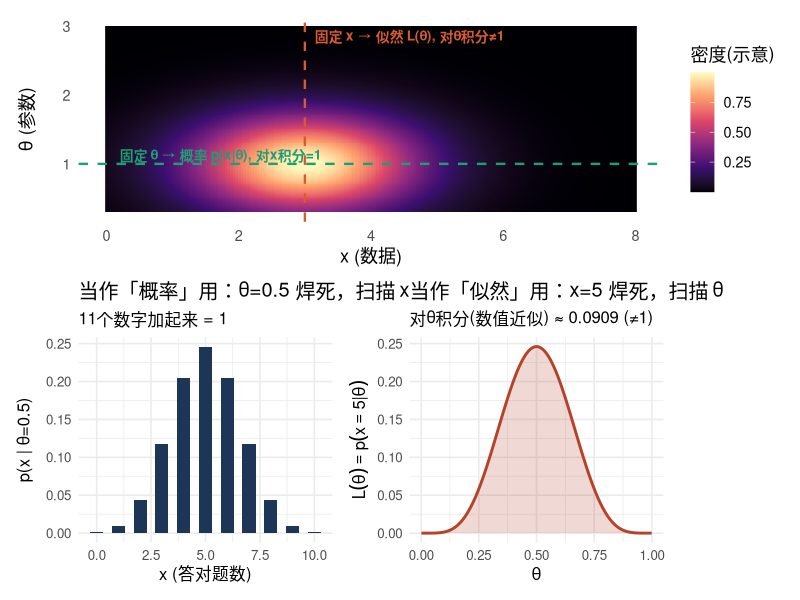
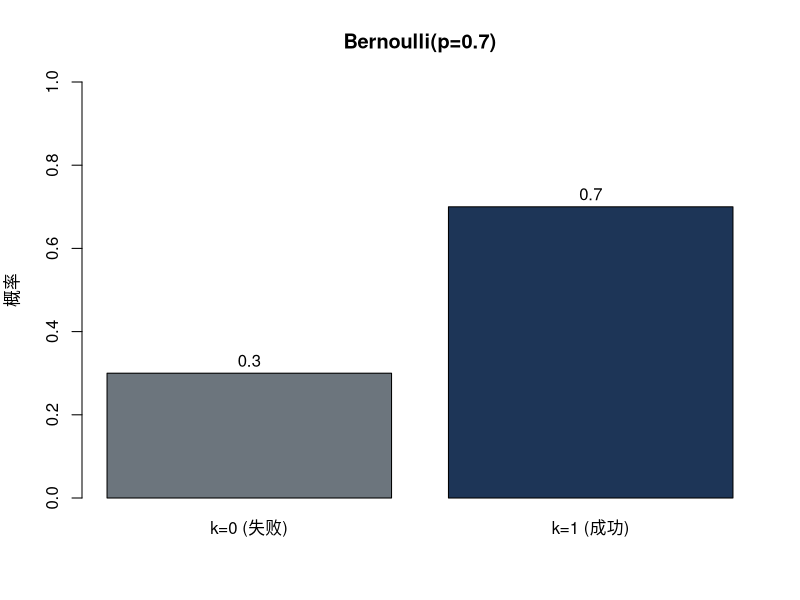
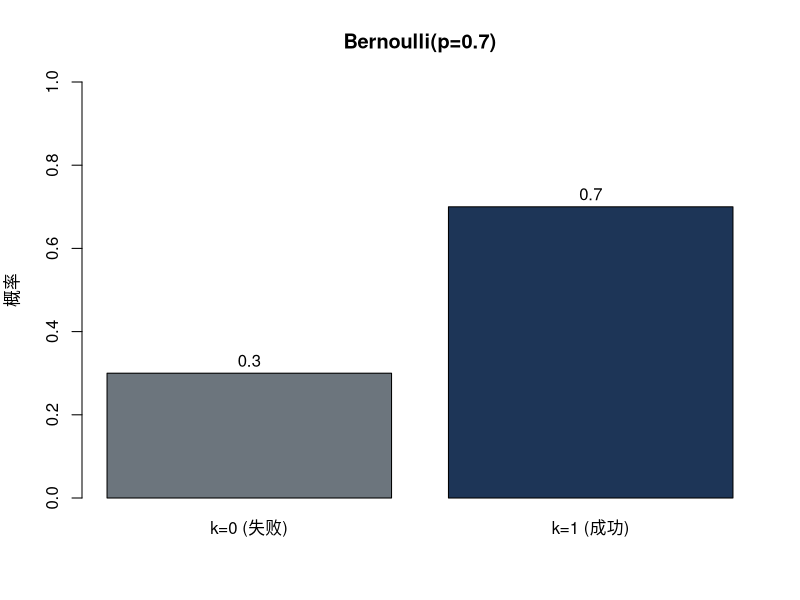
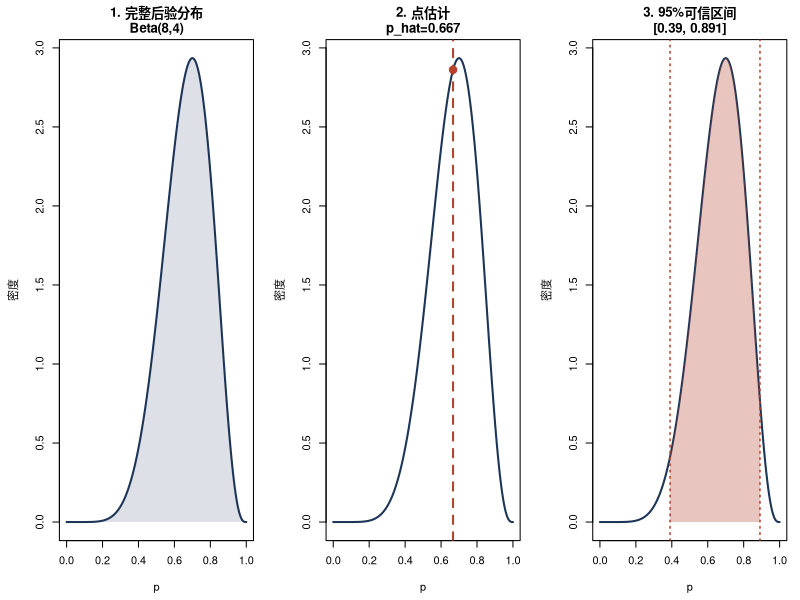
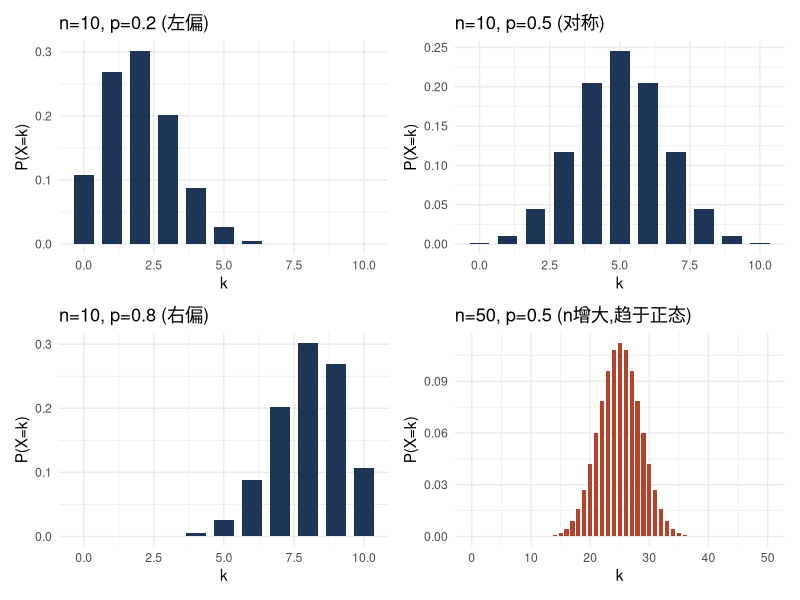
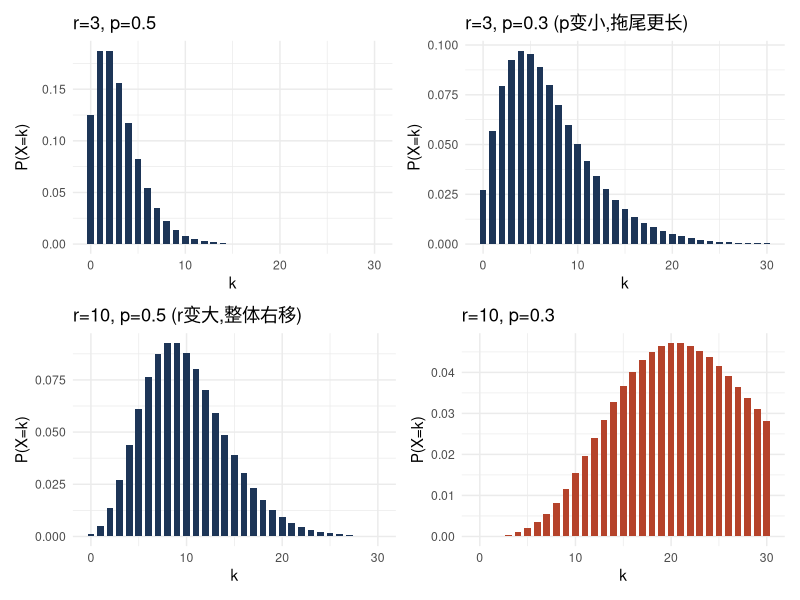
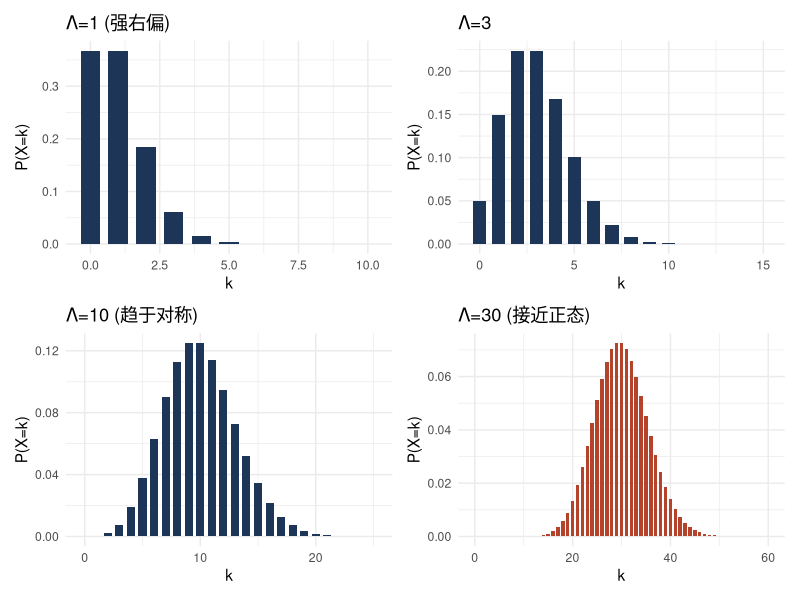
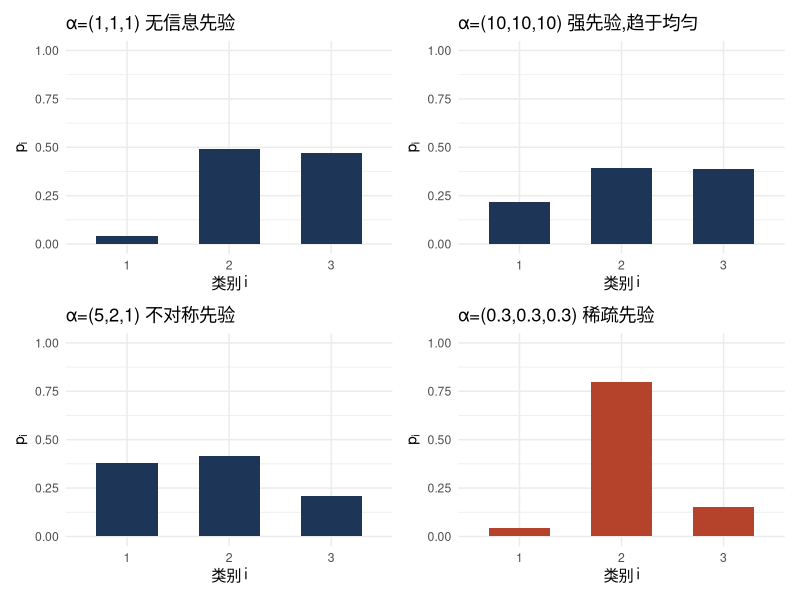

Write the R code that produced these figures, in order.
## ---- chunk 1
#| label: fig-prob-vs-likelihood
#| fig-cap: "同一个函数 p(x|θ) 的两种使用姿势：固定θ扫描x(概率,加起来=1) vs 固定x扫描θ(似然,积分≠1)"
#| fig-alt: "左右两图对比,左图是theta固定为0.5时x从0到10的概率条形图,11个值之和为1;右图是x固定为5时theta从0到1的似然曲线,曲线下面积不等于1"
#| fig-width: 10
#| fig-height: 5
library(ggplot2)
library(patchwork)

# 左图: 当作"概率"用 —— θ焊死=0.5, x从0扫到10
x_vals <- 0:10
prob_df <- data.frame(x = x_vals, prob = dbinom(x_vals, size = 10, prob = 0.5))

p1 <- ggplot(prob_df, aes(x = x, y = prob)) +
  geom_col(fill = "#1D3557", width = 0.6) +
  labs(title = "当作「概率」用：θ=0.5 焊死，扫描 x",
       subtitle = paste0("11个数字加起来 = ", round(sum(prob_df$prob), 4)),
       x = "x (答对题数)", y = "p(x | θ=0.5)") +
  theme_minimal(base_size = 12)

# 右图: 当作"似然"用 —— x焊死=5, θ从0连续扫到1
theta_vals <- seq(0.001, 0.999, length.out = 300)
lik_df <- data.frame(theta = theta_vals, lik = dbinom(5, size = 10, prob = theta_vals))
integral_approx <- sum(lik_df$lik) * diff(theta_vals)[1]

p2 <- ggplot(lik_df, aes(x = theta, y = lik)) +
  geom_line(color = "#B5432B", linewidth = 1) +
  geom_area(fill = "#B5432B", alpha = 0.2) +
  labs(title = "当作「似然」用：x=5 焊死，扫描 θ",
       subtitle = paste0("对θ积分(数值近似) ≈ ", round(integral_approx, 4), " (≠1)"),
       x = expression(theta), y = expression(L(theta)==p(x==5*"|"*theta))) +
  theme_minimal(base_size = 12)

# ---- 二维密度曲面(示意用): 直接构造一个中心在(x0, theta0)的高斯隆起 ----
# 不再用 dnorm(x|theta) 这种真实条件密度族(峰值锁定在mean=0处对不上交点),
# 改用一个纯粹用来示意的二维高斯凸起, 峰值精确落在十字线交点

x0     <- 3.0
theta0 <- 1.0

grid <- expand.grid(
  x     = seq(0, 8, length.out = 200),
  theta = seq(0.3, 3, length.out = 200)
)
grid$z <- exp(-((grid$x - x0)^2 / (2 * 1.2^2) +
                (grid$theta - theta0)^2 / (2 * 0.5^2)))

p3 <- ggplot(grid, aes(x = x, y = theta, fill = z)) +
  geom_raster() +
  scale_fill_viridis_c(option = "magma", name = "密度(示意)") +
  geom_hline(yintercept = theta0, linetype = "dashed",
             color = "#1D9E75", linewidth = 0.8) +
  geom_vline(xintercept = x0, linetype = "dashed",
             color = "#D85A30", linewidth = 0.8) +
  annotate("text", x = 0.2, y = theta0 + 0.12, hjust = 0,
           label = "固定 θ → 概率 p(x|θ), 对x积分=1",
           color = "#1D9E75", fontface = "bold", size = 3.5) +
  annotate("text", x = x0 + 0.15, y = 2.85, hjust = 0,
           label = "固定 x → 似然 L(θ), 对θ积分≠1",
           color = "#D85A30", fontface = "bold", size = 3.5) +
  labs(x = "x (数据)", y = expression(theta ~ "(参数)")) +
  theme_minimal(base_size = 13) +
  theme(panel.grid = element_blank())


p3 / (p1 | p2)
## ---- chunk 2
p1=dbinom(5,10,1/2)*.1 
p2=dbinom(5,10,1/4)*.9 
(post=p1/(p1+p2) )
## ---- chunk 3
#| label: fig-bernoulli
#| fig-cap: "Bernoulli(p=0.7) 分布：只有两个取值，k=0 和 k=1"
#| fig-alt: "柱状图,显示Bernoulli分布在p=0.7时的两根柱子,k=0高度0.3,k=1高度0.7"

p <- 0.7
x <- c(0, 1)
probs <- dbinom(x, size = 1, prob = p)  # Bernoulli 就是 size=1 的二项分布

barplot(probs, names.arg = c("k=0 (失败)", "k=1 (成功)"),
        col = c("#6C757D", "#1D3557"),
        ylim = c(0, 1),
        main = paste0("Bernoulli(p=", p, ")"),
        ylab = "概率")
text(x = c(0.7, 1.9), y = probs + 0.03, labels = round(probs, 2))
## ---- chunk 4
p <- 0.7
x <- c(0, 1)
probs <- dbinom(x, size = 1, prob = p)  # Bernoulli 就是 size=1 的二项分布

barplot(probs, names.arg = c("k=0 (失败)", "k=1 (成功)"),
        col = c("#6C757D", "#1D3557"),
        ylim = c(0, 1),
        main = paste0("Bernoulli(p=", p, ")"),
        ylab = "概率")
text(x = c(0.7, 1.9), y = probs + 0.03, labels = round(probs, 2))
## ---- chunk 5
#| label: fig-posterior-three-uses
#| fig-cap: "拿到后验超参数 Beta(8,4) 之后的三种典型用法：完整分布、点估计、可信区间"
#| fig-alt: "三宫格图,依次展示Beta(8,4)后验分布的完整密度曲线、标注点估计位置的曲线、以及标注95%可信区间阴影范围的曲线"
#| fig-width: 10
#| fig-height: 4

alpha_post <- 8; beta_post <- 4
x <- seq(0, 1, length.out = 300)

par(mfrow = c(1, 3), mar = c(4.5, 4.5, 3, 1))

# 1. 完整后验分布
plot(x, dbeta(x, alpha_post, beta_post), type = "l", lwd = 2, col = "#1D3557",
     main = "1. 完整后验分布\nBeta(8,4)", xlab = "p", ylab = "密度")
polygon(c(x, rev(x)), c(dbeta(x, alpha_post, beta_post), rep(0, length(x))),
        col = adjustcolor("#1D3557", 0.15), border = NA)

# 2. 点估计(后验均值)
p_hat <- alpha_post / (alpha_post + beta_post)
plot(x, dbeta(x, alpha_post, beta_post), type = "l", lwd = 2, col = "#1D3557",
     main = paste0("2. 点估计\np_hat=", round(p_hat, 3)), xlab = "p", ylab = "密度")
abline(v = p_hat, col = "#B5432B", lwd = 2, lty = 2)
points(p_hat, dbeta(p_hat, alpha_post, beta_post), col = "#B5432B", pch = 19, cex = 1.5)

# 3. 95%可信区间
ci <- qbeta(c(0.025, 0.975), alpha_post, beta_post)
plot(x, dbeta(x, alpha_post, beta_post), type = "l", lwd = 2, col = "#1D3557",
     main = paste0("3. 95%可信区间\n[", round(ci[1], 3), ", ", round(ci[2], 3), "]"),
     xlab = "p", ylab = "密度")
x_ci <- x[x >= ci[1] & x <= ci[2]]
polygon(c(x_ci, rev(x_ci)), c(dbeta(x_ci, alpha_post, beta_post), rep(0, length(x_ci))),
        col = adjustcolor("#B5432B", 0.3), border = NA)
abline(v = ci, col = "#B5432B", lwd = 1.5, lty = 3)
## ---- chunk 6
#| label: fig-binomial-shapes
#| fig-cap: "二项分布的四种代表性形状：n、p 不同,分布的偏态和集中程度也不同"
#| fig-alt: "四宫格图,分别展示n=10不同p值下的左偏/对称/右偏分布,以及n=50时分布趋近正态的效果"
#| fig-width: 9
#| fig-height: 7

library(ggplot2)
library(patchwork)

make_binom_plot <- function(n, p, title) {
  df <- data.frame(x = 0:n, prob = dbinom(0:n, n, p))
  ggplot(df, aes(x = x, y = prob)) +
    geom_col(fill = "#1D3557", width = 0.7) +
    labs(title = title, x = "k", y = "P(X=k)") +
    theme_minimal(base_size = 11)
}

p1 <- make_binom_plot(10, 0.2, "n=10, p=0.2 (左偏)")
p2 <- make_binom_plot(10, 0.5, "n=10, p=0.5 (对称)")
p3 <- make_binom_plot(10, 0.8, "n=10, p=0.8 (右偏)")
p4 <- make_binom_plot(50, 0.5, "n=50, p=0.5 (n增大,趋于正态)") +
  geom_col(fill = "#B5432B", width = 0.7)

(p1 | p2) / (p3 | p4)   # patchwork 的排版语法: | 左右拼, / 上下拼
## ---- chunk 7
#| label: fig-negbinom-shapes
#| fig-cap: "负二项分布的形状随 r 和 p 变化"
#| fig-alt: "四宫格图,展示不同r、p组合下负二项分布的形状差异"
#| fig-width: 9
#| fig-height: 7

library(ggplot2)
library(patchwork)

make_negbinom_plot <- function(r, p, title, kmax = 30) {
  df <- data.frame(x = 0:kmax, prob = dnbinom(0:kmax, size = r, prob = p))
  ggplot(df, aes(x = x, y = prob)) +
    geom_col(fill = "#1D3557", width = 0.7) +
    labs(title = title, x = "k", y = "P(X=k)") +
    theme_minimal(base_size = 11)
}

p1 <- make_negbinom_plot(3, 0.5, "r=3, p=0.5")
p2 <- make_negbinom_plot(3, 0.3, "r=3, p=0.3 (p变小,拖尾更长)")
p3 <- make_negbinom_plot(10, 0.5, "r=10, p=0.5 (r变大,整体右移)")
p4 <- make_negbinom_plot(10, 0.3, "r=10, p=0.3") +
  geom_col(fill = "#B5432B", width = 0.7)

(p1 | p2) / (p3 | p4)
## ---- chunk 8
#| label: fig-poisson-shapes
#| fig-cap: "Poisson 分布的形状随 Λ 变化：Λ 越大,分布越向右移、越接近对称"
#| fig-alt: "四宫格图,展示不同Lambda值下Poisson分布从右偏到近似对称的形状变化"
#| fig-width: 9
#| fig-height: 7

library(ggplot2)
library(patchwork)

make_pois_plot <- function(lambda, title, kmax) {
  df <- data.frame(x = 0:kmax, prob = dpois(0:kmax, lambda = lambda))
  ggplot(df, aes(x = x, y = prob)) +
    geom_col(fill = "#1D3557", width = 0.7) +
    labs(title = title, x = "k", y = "P(X=k)") +
    theme_minimal(base_size = 11)
}

p1 <- make_pois_plot(1, "Λ=1 (强右偏)", kmax = 10)
p2 <- make_pois_plot(3, "Λ=3", kmax = 15)
p3 <- make_pois_plot(10, "Λ=10 (趋于对称)", kmax = 25)
p4 <- make_pois_plot(30, "Λ=30 (接近正态)", kmax = 60) +
  geom_col(fill = "#B5432B", width = 0.7)

(p1 | p2) / (p3 | p4)
## ---- chunk 9
#| label: fig-dirichlet-samples
#| fig-cap: "Dirichlet(α) 先验的抽样示例：α 的大小和相对比例,决定了类别概率p的分布形态"
#| fig-alt: "四宫格图,展示不同alpha参数下从Dirichlet分布抽样得到的类别概率条形图"
#| fig-width: 9
#| fig-height: 7

library(ggplot2)
library(patchwork)

# base R 没有内置 rdirichlet，用 rgamma 手写（标准做法，不依赖额外包）
rdirichlet_manual <- function(n, alpha) {
  k <- length(alpha)
  samples <- matrix(rgamma(n * k, shape = alpha, rate = 1), ncol = k, byrow = TRUE)
  samples / rowSums(samples)
}

make_dirichlet_plot <- function(alpha, title, seed = 1) {
  set.seed(seed)
  p <- rdirichlet_manual(1, alpha)
  df <- data.frame(category = factor(seq_along(alpha)), prob = as.vector(p))
  ggplot(df, aes(x = category, y = prob)) +
    geom_col(fill = "#1D3557", width = 0.6) +
    ylim(0, 1) +
    labs(title = title, x = "类别 i", y = expression(p[i])) +
    theme_minimal(base_size = 11)
}

p1 <- make_dirichlet_plot(c(1,1,1), "α=(1,1,1) 无信息先验")
p2 <- make_dirichlet_plot(c(10,10,10), "α=(10,10,10) 强先验,趋于均匀")
p3 <- make_dirichlet_plot(c(5,2,1), "α=(5,2,1) 不对称先验")
p4 <- make_dirichlet_plot(c(0.3,0.3,0.3), "α=(0.3,0.3,0.3) 稀疏先验") +
  geom_col(fill = "#B5432B", width = 0.6)

(p1 | p2) / (p3 | p4)
## ---- chunk 10
#| label: fig-multinomial-samples
#| fig-cap: "多项分布抽样示例：固定 n,不同 p 组合下各类别的实际计数"
#| fig-alt: "四宫格图,展示相同试验次数n下不同概率向量p产生的各类别计数条形图"
#| fig-width: 9
#| fig-height: 7

library(ggplot2)
library(patchwork)

make_multi_plot <- function(n, p, title, seed = 1) {
  set.seed(seed)
  x <- as.vector(rmultinom(1, size = n, prob = p))
  df <- data.frame(category = factor(seq_along(p)), count = x)
  ggplot(df, aes(x = category, y = count)) +
    geom_col(fill = "#1D3557", width = 0.6) +
    labs(title = title, x = "类别 i", y = expression(x[i])) +
    theme_minimal(base_size = 11)
}

p1 <- make_multi_plot(100, c(1/3,1/3,1/3), "n=100, p均匀(1/3,1/3,1/3)")
p2 <- make_multi_plot(100, c(0.6,0.3,0.1), "n=100, p不均匀(0.6,0.3,0.1)")
p3 <- make_multi_plot(20,  c(1/3,1/3,1/3), "n=20 (样本量小,波动更大)")
p4 <- make_multi_plot(100, c(0.6,0.3,0.1), "n=100, 换个随机种子(抽样波动)", seed = 7) +
  geom_col(fill = "#B5432B", width = 0.6)

(p1 | p2) / (p3 | p4)

## ---- chunk 11
#| label: fig-hypergeom-vs-binom
#| fig-cap: "超几何分布 vs 二项分布：当 N 远大于 n 时(不放回抽样接近有放回抽样),两者趋于一致"
#| fig-alt: "四宫格图,对比超几何分布和二项分布在总体规模N不同时的形状差异,展示N增大时两者趋同的效果"
#| fig-width: 9
#| fig-height: 7

library(ggplot2)
library(patchwork)

# 注意 R 的 dhyper(x, m, n, k) 参数名和书中记号不同:
#   m = K (总体中具有特征的个数), n = N-K (不具有特征的个数), k = 抽取次数(书中的n)
make_compare_plot <- function(N, K, ndraw, title) {
  x <- 0:ndraw
  df <- data.frame(
    x = rep(x, 2),
    prob = c(dhyper(x, m = K, n = N - K, k = ndraw),
             dbinom(x, size = ndraw, prob = K / N)),
    分布 = rep(c("超几何(不放回)", "二项(有放回近似)"), each = length(x))
  )
  ggplot(df, aes(x = x, y = prob, fill = 分布)) +
    geom_col(position = "dodge", width = 0.7) +
    scale_fill_manual(values = c("#1D3557", "#B5432B")) +
    labs(title = title, x = "k", y = "P(X=k)") +
    theme_minimal(base_size = 10) +
    theme(legend.position = "bottom")
}

p1 <- make_compare_plot(N = 20,  K = 7, ndraw = 5, "N=20 (总体小,两者差异明显)")
p2 <- make_compare_plot(N = 50,  K = 17.5, ndraw = 5, "N=50")
p3 <- make_compare_plot(N = 200, K = 70, ndraw = 5, "N=200")
p4 <- make_compare_plot(N = 2000, K = 700, ndraw = 5, "N=2000 (N远大于n,两者几乎重合)")

(p1 | p2) / (p3 | p4)
## ---- chunk 12
#| label: fig-geometric-shapes
#| fig-cap: "几何分布的形状随 p 变化：p 越小,需要等待的试验次数越长、拖尾越长"
#| fig-alt: "四宫格图,展示不同成功概率p下几何分布从快速衰减到长尾拖延的形状变化"
#| fig-width: 9
#| fig-height: 7

library(ggplot2)
library(patchwork)

# 注意: R的dgeom(x,prob)中x是"失败次数"(0,1,2,...)
# 书中的k是"总试验次数"(1,2,3,...), 换算关系: 书中k = R的x + 1
make_geom_plot <- function(p, title, kmax) {
  k <- 1:kmax                      # 书中的 k(总试验次数)
  probs <- dgeom(k - 1, prob = p)  # 转换成 R 的 x = k - 1(失败次数)再调用
  df <- data.frame(k = k, prob = probs)
  ggplot(df, aes(x = k, y = prob)) +
    geom_col(fill = "#1D3557", width = 0.7) +
    labs(title = title, x = "k (总试验次数)", y = "P(K=k)") +
    theme_minimal(base_size = 11)
}

p1 <- make_geom_plot(0.7, "p=0.7 (成功率高,很快结束)", kmax = 10)
p2 <- make_geom_plot(0.5, "p=0.5", kmax = 15)
p3 <- make_geom_plot(0.3, "p=0.3", kmax = 20)
p4 <- make_geom_plot(0.1, "p=0.1 (成功率低,长尾拖延)", kmax = 40) +
  geom_col(fill = "#B5432B", width = 0.7)

(p1 | p2) / (p3 | p4)
## ---- chunk 13
#| label: fig-normal-normal-update
#| fig-cap: "正态-正态共轭更新(情况a):方差已知,随n增大,后验分布如何从先验逐步收缩、逼近真实均值"
#| fig-alt: "四宫格图,展示样本量n从0到50时,均值mu的后验分布逐渐变窄并向真实值靠拢的过程"
#| fig-width: 9
#| fig-height: 7

library(ggplot2)
library(patchwork)

set.seed(1)
true_mu <- 5
sigma_sq <- 4                       # 已知的观测方差
mu0 <- 0; sigma0_sq <- 100          # 先验很弱(方差大=不确定)
x_all <- rnorm(50, mean = true_mu, sd = sqrt(sigma_sq))

make_posterior_plot <- function(n, title) {
  if (n == 0) {
    post_mean <- mu0; post_var <- sigma0_sq
  } else {
    x <- x_all[1:n]
    post_var <- 1 / (1/sigma0_sq + n/sigma_sq)
    post_mean <- post_var * (mu0/sigma0_sq + sum(x)/sigma_sq)
  }
  grid <- seq(-10, 15, length.out = 300)
  df <- data.frame(mu = grid, density = dnorm(grid, post_mean, sqrt(post_var)))
  ggplot(df, aes(x = mu, y = density)) +
    geom_line(color = "#1D3557", linewidth = 1) +
    geom_vline(xintercept = true_mu, linetype = "dashed", color = "#B5432B") +
    labs(title = title, x = expression(mu), y = "后验密度") +
    theme_minimal(base_size = 11)
}

p1 <- make_posterior_plot(0,  "n=0 (只有先验,很平坦)")
p2 <- make_posterior_plot(3,  "n=3 (少量数据,开始收缩)")
p3 <- make_posterior_plot(10, "n=10 (更集中,更靠近真值)")
p4 <- make_posterior_plot(50, "n=50 (高度集中于真值附近)")

(p1 | p2) / (p3 | p4)
## ---- chunk 14
#| label: fig-gamma-shapes
#| fig-cap: "Gamma分布的形状随 α(形状参数)、β(速率参数)变化"
#| fig-alt: "四宫格图,展示不同alpha和beta参数组合下Gamma分布从指数型衰减到类正态峰形的形状变化"
#| fig-width: 9
#| fig-height: 7

library(ggplot2)
library(patchwork)

make_gamma_plot <- function(alpha, beta, title, xmax) {
  x <- seq(0.001, xmax, length.out = 300)
  df <- data.frame(x = x, density = dgamma(x, shape = alpha, rate = beta))
  ggplot(df, aes(x = x, y = density)) +
    geom_area(fill = "#1D3557", alpha = 0.7) +
    geom_line(color = "#1D3557", linewidth = 0.8) +
    labs(title = title, x = "x", y = "f(x)") +
    theme_minimal(base_size = 11)
}

p1 <- make_gamma_plot(1, 1, "α=1, β=1 (退化为指数分布)", xmax = 6)
p2 <- make_gamma_plot(2, 1, "α=2, β=1 (开始出现峰形)", xmax = 8)
p3 <- make_gamma_plot(5, 1, "α=5, β=1 (更对称,类似正态)", xmax = 15)
p4 <- make_gamma_plot(5, 2, "α=5, β=2 (β增大,整体左移变窄)", xmax = 10) +
  geom_area(fill = "#B5432B", alpha = 0.7) + geom_line(color = "#B5432B", linewidth = 0.8)

(p1 | p2) / (p3 | p4)
## ---- chunk 15
#| label: fig-exponential-shapes
#| fig-cap: "指数分布的形状随速率 Λ 变化：Λ 越大,概率质量越快衰减、越集中在小x附近"
#| fig-alt: "四宫格图,展示不同速率参数Lambda下指数分布从快速衰减到缓慢拖尾的形状变化"
#| fig-width: 9
#| fig-height: 7

library(ggplot2)
library(patchwork)

make_exp_plot <- function(lambda, title, xmax) {
  x <- seq(0, xmax, length.out = 300)
  df <- data.frame(x = x, density = dexp(x, rate = lambda))
  ggplot(df, aes(x = x, y = density)) +
    geom_area(fill = "#1D3557", alpha = 0.7) +
    geom_line(color = "#1D3557", linewidth = 0.8) +
    labs(title = title, x = "x", y = "f(x)") +
    theme_minimal(base_size = 11)
}

p1 <- make_exp_plot(2,   "Λ=2 (快速衰减)", xmax = 4)
p2 <- make_exp_plot(1,   "Λ=1", xmax = 6)
p3 <- make_exp_plot(0.5, "Λ=0.5", xmax = 10)
p4 <- make_exp_plot(0.2, "Λ=0.2 (缓慢拖尾)", xmax = 20) +
  geom_area(fill = "#B5432B", alpha = 0.7) + geom_line(color = "#B5432B", linewidth = 0.8)

(p1 | p2) / (p3 | p4)
## ---- chunk 16
#| label: fig-invgamma-shapes
#| fig-cap: "逆Gamma分布的形状随 α、β 变化：常用作方差参数的共轭先验,注意它的重尾特性"
#| fig-alt: "四宫格图,展示不同alpha和beta参数组合下逆Gamma分布的形状差异,体现其右侧重尾特性"
#| fig-width: 9
#| fig-height: 7

library(ggplot2)
library(patchwork)

# base R 没有内置 dinvgamma，手写(标准做法：Y~Gamma, X=1/Y 变换)
dinvgamma <- function(x, alpha, beta) {
  beta^alpha / gamma(alpha) * x^(-alpha - 1) * exp(-beta / x)
}

make_invgamma_plot <- function(alpha, beta, title, xmax) {
  x <- seq(0.01, xmax, length.out = 300)
  df <- data.frame(x = x, density = dinvgamma(x, alpha, beta))
  ggplot(df, aes(x = x, y = density)) +
    geom_area(fill = "#1D3557", alpha = 0.7) +
    geom_line(color = "#1D3557", linewidth = 0.8) +
    labs(title = title, x = "x", y = "f(x)") +
    theme_minimal(base_size = 11)
}

p1 <- make_invgamma_plot(2, 1, "α=2, β=1", xmax = 5)
p2 <- make_invgamma_plot(2, 3, "α=2, β=3 (β增大,整体右移)", xmax = 8)
p3 <- make_invgamma_plot(5, 3, "α=5, β=3 (α增大,峰更集中)", xmax = 5)
p4 <- make_invgamma_plot(1, 1, "α=1, β=1 (α小,重尾更明显)", xmax = 10) +
  geom_area(fill = "#B5432B", alpha = 0.7) + geom_line(color = "#B5432B", linewidth = 0.8)

(p1 | p2) / (p3 | p4)
## ---- chunk 17
#| label: fig-beta-shapes
#| fig-cap: "Beta分布的形状随 α、β 变化：这是本书前面几乎所有比例类参数的共轭先验"
#| fig-alt: "四宫格图,展示不同alpha和beta参数组合下Beta分布从均匀到左偏、右偏、U形的形状变化"
#| fig-width: 9
#| fig-height: 7

library(ggplot2)
library(patchwork)

make_beta_plot <- function(alpha, beta, title) {
  x <- seq(0.001, 0.999, length.out = 300)
  df <- data.frame(x = x, density = dbeta(x, alpha, beta))
  ggplot(df, aes(x = x, y = density)) +
    geom_area(fill = "#1D3557", alpha = 0.7) +
    geom_line(color = "#1D3557", linewidth = 0.8) +
    labs(title = title, x = "x", y = "f(x)") +
    theme_minimal(base_size = 11)
}

p1 <- make_beta_plot(1, 1, "α=1, β=1 (退化为均匀分布)")
p2 <- make_beta_plot(2, 5, "α=2, β=5 (左偏,偏向小x)")
p3 <- make_beta_plot(5, 2, "α=5, β=2 (右偏,偏向大x)")
p4 <- make_beta_plot(0.5, 0.5, "α=0.5, β=0.5 (U形,两端极化)") +
  geom_area(fill = "#B5432B", alpha = 0.7) + geom_line(color = "#B5432B", linewidth = 0.8)

(p1 | p2) / (p3 | p4)
## ---- chunk 18
#| label: fig-dirichlet-beta-equivalence
#| fig-cap: "验证：k=2 时 Dirichlet(α1,α2) 退化为 Beta(α1,α2)"
#| fig-alt: "对比图,展示k=2维Dirichlet分布第一分量的抽样直方图与理论Beta分布密度曲线完全重合"
#| fig-width: 7
#| fig-height: 5

library(ggplot2)

rdirichlet_manual <- function(n, alpha) {
  k <- length(alpha)
  samples <- matrix(rgamma(n * k, shape = alpha, rate = 1), ncol = k, byrow = TRUE)
  samples / rowSums(samples)
}

set.seed(1)
alpha1 <- 3; alpha2 <- 5
samples <- rdirichlet_manual(50000, c(alpha1, alpha2))
df <- data.frame(x = samples[, 1])

ggplot(df, aes(x = x)) +
  geom_histogram(aes(y = after_stat(density)), bins = 60,
                  fill = "#1D3557", alpha = 0.6) +
  stat_function(fun = dbeta, args = list(shape1 = alpha1, shape2 = alpha2),
                color = "#B5432B", linewidth = 1) +
  labs(title = "Dirichlet(3,5) 第一分量的抽样直方图 vs Beta(3,5) 理论曲线",
       x = "x", y = "密度") +
  theme_minimal(base_size = 11)
